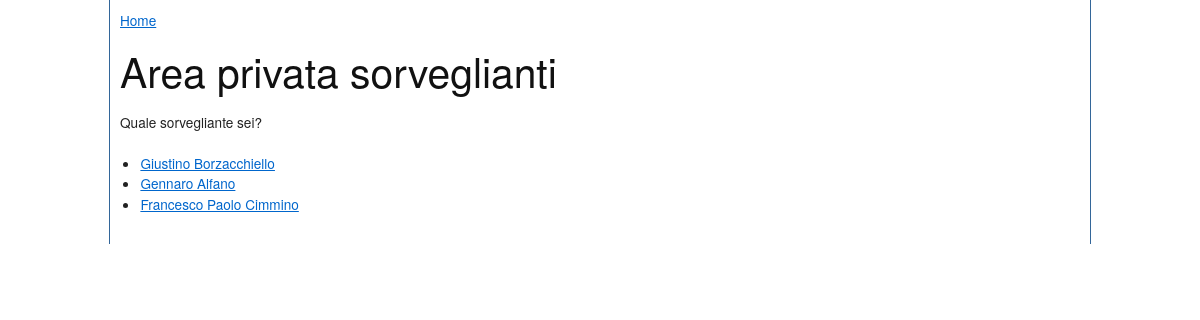
Screenshot of /Sorvegliante/index.php with the database file from the repository.
### tables this page shows
CREATE TABLE Sorveglianti
(
	matricola INTEGER AUTO_INCREMENT PRIMARY KEY,
	nome VARCHAR(50) NOT NULL,
	cognome VARCHAR(50) NOT NULL,
	password VARCHAR(40) NOT NULL,
	codiceSquadra INTEGER DEFAULT 1,
	CONSTRAINT Sorveglianti_fk1
	  FOREIGN KEY (codiceSquadra) REFERENCES Squadre(codiceSquadra)
);

### lib/DB.php (called while the page is built, shortened)
<?php
class DB {
	private static $instance = NULL;
	private $user = 'sop2011_admin';
	private $password = 'z0m1x9n2';
	private $dbName = 'sop2011';
	private $dbHost = 'localhost';
	private $conn = NULL;
	private function __construct() {
		$this->conn = new mysqli($this->dbHost, $this->user, $this->password, $this->dbName);
		$this->conn->query("SET NAMES 'utf8'");
	}
	public static function getInstance() {
		if (!self::$instance instanceof self) {
			try {
				self::$instance = new self;
			} catch (DatabaseErrorException $e) {
				die($e->getMessage());
			}
		}
		return self::$instance;
	}
	public function query($queryStr) {
		$result = @$this->conn->query($queryStr);
		if ($result !== FALSE) {
			return $result;
		} else {
			$msg = $this->conn->connect_error;
			throw new DatabaseErrorException($msg);
		}
	}
}
?>

### lib/Sorvegliante.php (called while the page is built, shortened)
<?php
require 'DB.php';
class Sorvegliante {
	private $matricola;
	private $nome;
	private $cognome;
	public function getMatricola() {
		return $this->matricola;
	}
	public function getNome() {
		return $this->nome;
	}
	public function getCognome() {
		return $this->cognome;
	}
	public function setMatricola($matricola) {
		$this->matricola = $matricola;
	}
	public function setNome($nome) {
		$this->nome = $nome;
	}
	public function setCognome($cognome) {
		$this->cognome = $cognome;
	}
	public static function findAll() {
		$db = DB::getInstance();
		$queryStr = "SELECT matricola, nome, cognome FROM Sorveglianti";
		try {
			$result = $db->query($queryStr);
			$out = array();
			while ($row = $result->fetch_assoc()) {
				$out[] = new Sorvegliante($row['nome'], $row['cognome'], $row['matricola']);
			}
			return $out;
		} catch (DatabaseErrorException $exc) {
			$msg = "<p>Errore! Non riesco a trovare i Sorveglianti.</p>";
			$msg .= "<p>La query usata: " . $queryStr . "</p>";
			echo $msg;
			echo '<p>' . $exc->getTraceAsString() . '</p>';
			exit;
		}
	}
}
?>

### public/Sorvegliante/index.php (the view, shortened to what this page needs)
<?php
require_once 'Sorvegliante.php';
$pageTitle = "Area privata sorveglianti";
$sorveglianti = Sorvegliante::findAll();
?>
<?php include HELPERS_DIR . '/testata.php'; ?>
<h1><?php echo $pageTitle; ?></h1>
<p>Quale sorvegliante sei?</p>
<ul>
	<?php foreach ($sorveglianti as $s):
		$matricola = $s->getMatricola();
		$matricolaClean = urlencode($matricola);
		$nome = $s->getNome() . ' ' . $s->getCognome();
		?>
	<li><a href="pannelloSorvegliante.php?matricola=<?php echo $matricolaClean; ?>"><?php echo $nome; ?></a></li>
	<?php	endforeach; ?>
</ul>
<?php include HELPERS_DIR . '/piepagina.php'; ?>

### public/css/screen.css (style rules this page uses)
html { margin:0;padding:0;border:0; }
body, div, span, object, iframe, h1, h2, h3, h4, h5, h6, p, blockquote, pre, a, abbr, acronym, address, code, del, dfn, em, img, q, dl, dt, dd, ol, ul, li, fieldset, form, label, legend, table, caption, tbody, tfoot, thead, tr, th, td, article, aside, dialog, figure, footer, header, hgroup, nav, section { margin:0;padding:0;border:0;font-weight:inherit;font-style:inherit;font-size:100%;font-family:inherit;vertical-align:baseline; }
body { line-height:1.5;background:white; }
html { font-size:100.01%; }
body { font-size:85%;color:#222;background:#fff;font-family:"Helvetica Neue", Arial, Helvetica, sans-serif; }
h1, h2, h3, h4, h5, h6 { font-weight:normal;color:#111; }
h1 { font-size:3em;line-height:1;margin-bottom:0.5em; }
p { margin:0 0 1.5em; }
a { color:#06c;text-decoration:underline; }
ul, ol { margin:0 1.5em 1.5em 0;padding-left:1.5em; }
ul { list-style-type:disc; }

### rows the page displays
sorveglianti: nome "Giustino Borzacchiello"
sorveglianti: nome "Gennaro Alfano"
sorveglianti: nome "Francesco Paolo Cimmino"

### other values shown
$pageTitle "Area privata sorveglianti"
